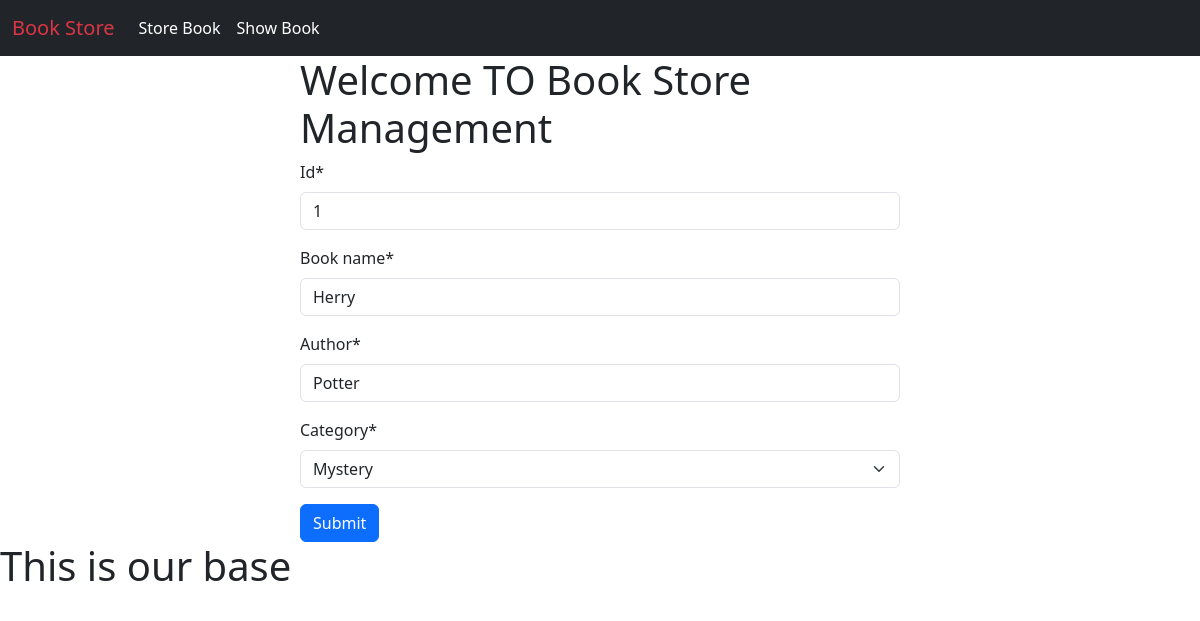
The app's page /edit_book/1 with its own data.
### book/models.py (models this page shows)
class BookStoreModel(models.Model):
    CATEGORY = (
        ('Mystery', 'Mystery'),
        ('Thriller', 'Thriller'),
        ('Sci-Fi', 'Sci-Fi'),
        ('Humor', 'Humor'),
        ('Horror', 'Horror'),
    )
    id = models.IntegerField(primary_key=True)
    book_name = models.CharField(max_length=30)
    author = models.CharField(max_length=30)
    category = models.CharField(max_length=30, choices=CATEGORY)
    first_pub = models.DateTimeField(auto_now_add=True)  # first date
    last_pub = models.DateTimeField(auto_now=True)  # update date

### book/views.py (the view)
# urls.py: path('edit_book/<int:pk>', views.BookUpdateView.as_view(), name='edit_book'),
class BookUpdateView(UpdateView):
    model = BookStoreModel
    template_name = 'store_book.html'
    form_class = BookStoreForm
    success_url = reverse_lazy('show_books')

### book/forms.py
class BookStoreForm(forms.ModelForm):
    class Meta:
        model = BookStoreModel
        fields = ['id', 'book_name', 'author', 'category']

### book/templates/store_book.html (shortened to what this page needs)
{% extends 'base.html' %}
{% load crispy_forms_tags %}
{% block content %}
<div style="width: 50%; margin:auto">
    <h1>Welcome TO Book Store Management</h1>
    <form method="post" method="/show_books">
        {{form|crispy}}
        <button class="btn btn-primary" type="submit">Submit</button>
    </form>
</div>
{% endblock %}

### records on screen
BookStoreModel: id "1", book_name "Herry", author "Potter", category "Mystery"
